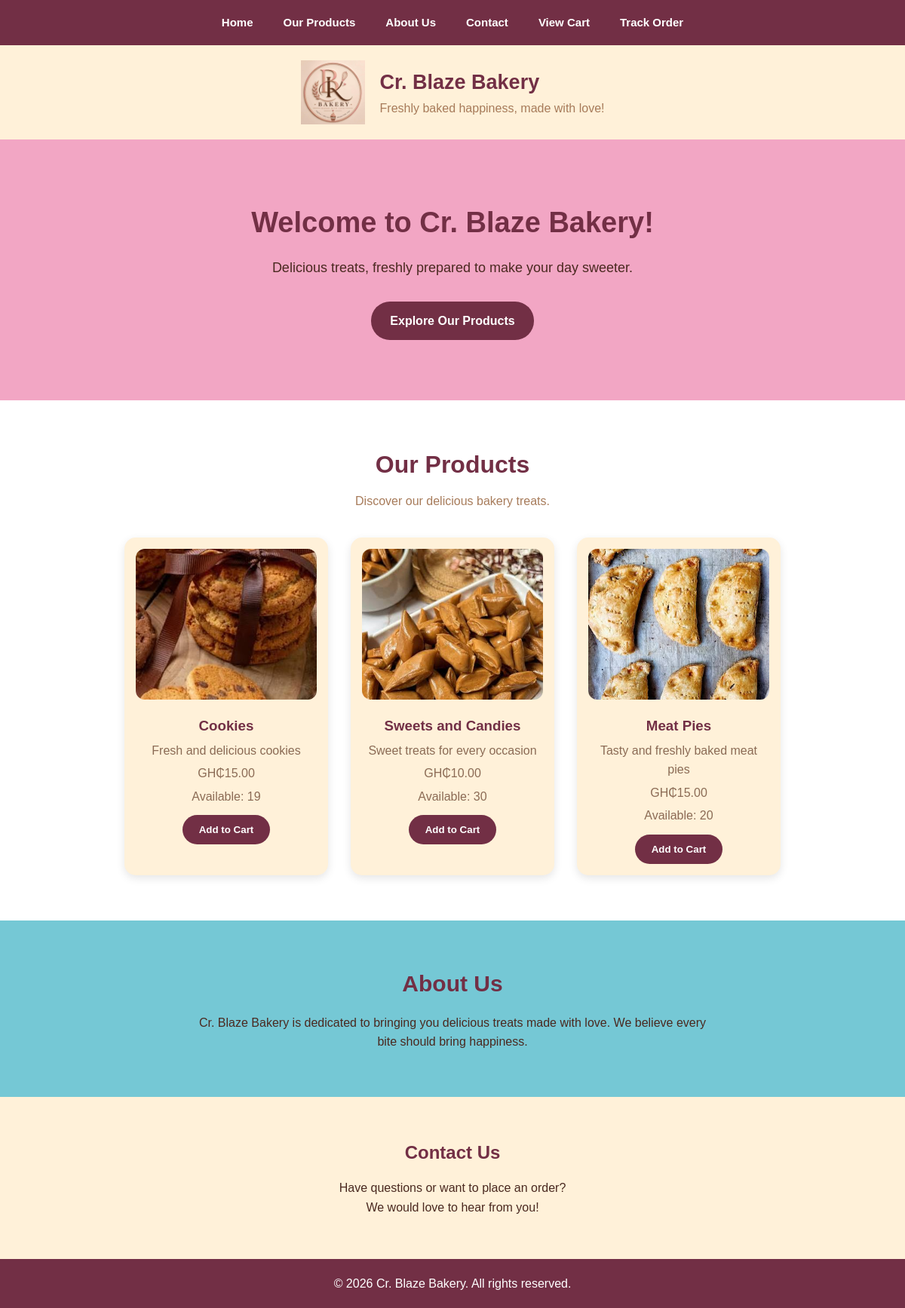
The page / on the database its author committed.
### tables this page shows
CREATE TABLE IF NOT EXISTS products (
  id INT NOT NULL AUTO_INCREMENT,
  name VARCHAR(100) NOT NULL,
  description TEXT NULL,
  price DECIMAL(10,2) NOT NULL,
  image VARCHAR(255) NULL,
  stock INT NULL DEFAULT 0,
  PRIMARY KEY (id)
);

### index.php (the view, shortened to what this page needs)
<?php
require_once __DIR__ . "/db.php";
$query = "SELECT * FROM products";
$result = mysqli_query($conn, $query);
?>
<!DOCTYPE html>
<html lang="en">
<head>
    <link rel="stylesheet" href="assets/style.css">
</head>
<body>
    <nav class="navbar">
        <a href="index.php">Home</a>
        <a href="#products">Our Products</a>
        <a href="#about">About Us</a>
        <a href="#contact">Contact</a>
        <a href="cart.php">View Cart</a>
    <a href="track_order.php">Track Order</a>
    </nav>
    <header class="site-header">
        <img src="images/logo.jpg"
             alt="Cr. Blaze Bakery Logo"
             class="logo">
        <div>
            <h2>Cr. Blaze Bakery</h2>
            <p>Freshly baked happiness, made with love!</p>
        </div>
    </header>
    <section class="welcome">
        <h1>Welcome to Cr. Blaze Bakery!</h1>
        <p>
            Delicious treats, freshly prepared
            to make your day sweeter.
        </p>
        <a href="#products" class="shop-button">
            Explore Our Products
        </a>
    </section>
    <section id="products" class="products-section">
        <h2>Our Products</h2>
        <p>Discover our delicious bakery treats.</p>
        <div class="products">
    <?php while ($product = mysqli_fetch_assoc($result)): ?>
        <div class="product">
            <img src="images/<?php echo htmlspecialchars($product['image']); ?>"
                 alt="<?php echo htmlspecialchars($product['name']); ?>">
            <h3><?php echo htmlspecialchars($product['name']); ?></h3>
            <p><?php echo htmlspecialchars($product['description']); ?></p>
            <p>GH₵<?php echo number_format($product['price'], 2); ?></p>
            <p>Available: <?php echo (int)$product['stock']; ?></p>
            <form action="add_to_cart.php" method="POST">
    <button type="submit" class="cart-button" <?php echo (int) $product['stock'] < 1 ? 'disabled' : ''; ?>>
        Add to Cart
    </button>
</form>
        </div>
    <?php endwhile; ?>
</div>
    </section>
    <section id="about" class="about-section">
        <h2>About Us</h2>
        <p>
            Cr. Blaze Bakery is dedicated to bringing
            you delicious treats made with love.
            We believe every bite should bring happiness.
        </p>
    </section>
    <section id="contact" class="contact-section">
        <h2>Contact Us</h2>
        <p>Have questions or want to place an order?</p>
        <p>We would love to hear from you!</p>
    </section>
    <footer>
        <p>&copy; 2026 Cr. Blaze Bakery. All rights reserved.</p>
    </footer>
</body>
</html>

### assets/style.css (style rules this page uses)
* { margin: 0; padding: 0; box-sizing: border-box; }
html { scroll-behavior: smooth; }
body { font-family: Arial, sans-serif; background-color: #FFF8F0; color: #4A2920; line-height: 1.6; }
.navbar { background-color: #722F45; padding: 18px 20px; display: flex; justify-content: center; align-items: center; gap: 40px; flex-wrap: wrap; }
.navbar a { color: white; text-decoration: none; font-weight: bold; font-size: 15px; }
.site-header { background-color: #FFF1D9; padding: 20px; display: flex; justify-content: center; align-items: center; gap: 20px; text-align: left; }
.logo { width: 85px; height: 85px; object-fit: contain; }
.site-header h2 { color: #722F45; font-size: 27px; }
.site-header p { color: #A77B5A; }
.welcome { background-color: #F2A6C4; padding: 80px 20px; text-align: center; }
.welcome h1 { color: #722F45; font-size: 38px; margin-bottom: 15px; }
.welcome p { font-size: 18px; margin-bottom: 30px; }
.shop-button { display: inline-block; background-color: #722F45; color: white; text-decoration: none; padding: 13px 25px; border-radius: 25px; font-weight: bold; }
.products-section { padding: 60px 25px; text-align: center; background-color: #FFFFFF; }
.products-section h2 { color: #722F45; font-size: 32px; margin-bottom: 10px; }
.products-section > p { color: #A77B5A; margin-bottom: 35px; }
.products { display: flex; justify-content: center; align-items: stretch; flex-wrap: wrap; gap: 30px; }
.product { background-color: #FFF1D9; width: 270px; padding: 15px; border-radius: 15px; box-shadow: 0 4px 12px rgba(0,0,0,0.1); transition: transform 0.3s; }
.product img { width: 100%; height: 200px; object-fit: cover; border-radius: 12px; }
.product h3 { color: #722F45; margin-top: 12px; }
.product p { color: #8B6B55; margin-top: 5px; }
.about-section { background-color: #75C8D5; padding: 60px 25px; text-align: center; }
.about-section h2 { color: #722F45; font-size: 30px; margin-bottom: 15px; }
.about-section p { max-width: 700px; margin: auto; }
.contact-section { background-color: #FFF1D9; padding: 55px 20px; text-align: center; }
.contact-section h2 { color: #722F45; margin-bottom: 15px; }
footer { background-color: #722F45; color: white; text-align: center; padding: 20px; }
.cart-button { display: inline-block; background-color: #722F45; color: white; padding: 12px 22px; border: none; border-radius: 25px; cursor: pointer; font-weight: bold; margin-top: 12px; }

### rows shown on the page
products: image (picture), name "Cookies", description "Fresh and delicious cookies", price "15.00", stock "19"
products: image (picture), name "Sweets and Candies", description "Sweet treats for every occasion", price "10.00", stock "30"
products: image (picture), name "Meat Pies", description "Tasty and freshly baked meat pies", price "15.00", stock "20"
